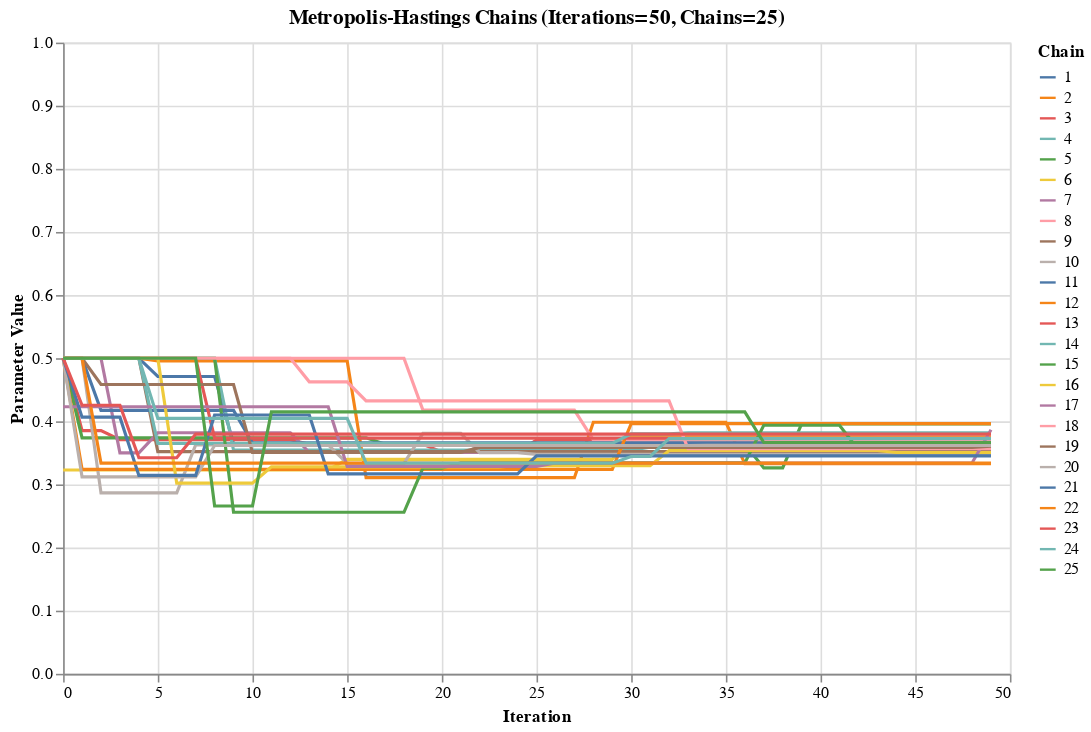

Here is the notebook cell this chart was saved with:
### Markdown cell above
Number of Path Simulations: The number of path simulations for a Monte Carlo Simulation is the number of possible different outcomes trees we are exploring. For example, if we have one path simulation, then we are only mapping one possible outcome. If we have two path simulations, then we are looking at two possible futures, etc etc. The more simulation paths that we observe, the more data we will have to analyze, and the more complete of a picture we will have prediting the future. A simple way we can see this is with the law of large numbers, which states that the more data we have, that dataset's mean will be closer to the true mean of whatever we are sampling. So, in our example, the more paths we have, the better an estimate of the stock's future value we will have.

Number of Iterations: The number of iterations in the algorithm shows how many steps we take to refine our estimate. This is like time to expiration in options pricing — more time allows for greater price fluctuations, just like how more iterations allows for a better estimate. With few iterations, our estimate is rough, like how an option close to expiration has limited opportunities for price movement. With more iterations, we get a more accurate distribution, just as a longer time to expiration gives the stock price more chances to impact an option’s value.

### Code cell
import numpy as np
import pandas as pd
import altair as alt

# Ensure Altair renders properly in Jupyter
alt.renderers.enable('default')

# Function to compute target probability (posterior distribution)
def target(p, num_heads, num_tails):
    if p <= 0 or p >= 1:
        return 0
    return (p ** num_heads) * ((1 - p) ** num_tails)

# Function to run Metropolis-Hastings algorithm for multiple chains
def metropolis_hastings(num_iterations, proposal_std, num_chains):
    chains = []

    for _ in range(num_chains):
        current_p = 0.5  # Start at 0.5
        chain = []

        for _ in range(num_iterations):
            proposed_p = current_p + np.random.normal(0, proposal_std)
            proposed_p = np.clip(proposed_p, 0, 1)  # Ensure it's in [0,1]

            current_target = target(current_p, num_heads, num_tails)
            proposed_target = target(proposed_p, num_heads, num_tails)

            if current_target == 0:
                acceptance_prob = 1 if proposed_target > 0 else 0
            else:
                acceptance_prob = min(1, proposed_target / current_target)

            if np.random.rand() < acceptance_prob:
                current_p = proposed_p

            chain.append(current_p)

        chains.append(chain)

    return np.array(chains)

# Function to plot results
def plot_chains(num_iterations, proposal_std, num_chains):
    chains = metropolis_hastings(num_iterations, proposal_std, num_chains)

    # Convert to DataFrame for visualization
    df = pd.DataFrame({
        'Iteration': np.tile(np.arange(num_iterations), num_chains),
        'Chain Value': chains.flatten(),
        'Chain': np.repeat(np.arange(1, num_chains + 1), num_iterations)
    })

    # Altair visualization
    chart = alt.Chart(df).mark_line().encode(
        x='Iteration:Q',
        y=alt.Y('Chain Value:Q', title='Parameter Value', scale=alt.Scale(domain=[0, 1])),
        color='Chain:N'
    ).properties(
        width=600,
        height=400,
        title=f'Metropolis-Hastings Chains (Iterations={num_iterations}, Chains={num_chains})'
    )

    return chart

# Generate coin flip data
np.random.seed(42)
true_p = np.random.uniform(0, 1)  # Random true probability
N = 1000
coin_flips = np.random.binomial(1, true_p, size=N)
num_heads = np.sum(coin_flips)
num_tails = N - num_heads

# Set parameters
# Todo: Make this interactable in the interface for the User.
num_iterations = 50 # Customize number of iterations
proposal_std = 0.5
num_chains = 25  # Customize number of path simulations

# Display the result
plot_chains(num_iterations, proposal_std, num_chains).display()

### Figure 1 — Vega-Lite specification as saved in the notebook (floating-point values rounded to 4 significant figures; data arrays with more than 128 entries replaced by an {"elided": "..."} marker saying what was removed)
{"config": {"view": {"continuousWidth": 300, "continuousHeight": 300}}, "data": {"name": "data-006798fe06ac79e3b15c8d0261fe5a8a"}, "mark": {"type": "line"}, "encoding": {"color": {"field": "Chain", "type": "nominal"}, "x": {"field": "Iteration", "type": "quantitative"}, "y": {"field": "Chain Value", "scale": {"domain": [0, 1]}, "title": "Parameter Value", "type": "quantitative"}}, "height": 400, "title": "Metropolis-Hastings Chains (Iterations=50, Chains=25)", "width": 600, "$schema": "https://vega.github.io/schema/vega-lite/v5.20.1.json", "datasets": {"data-006798fe06ac79e3b15c8d0261fe5a8a": {"elided": "1250 records"}}}
